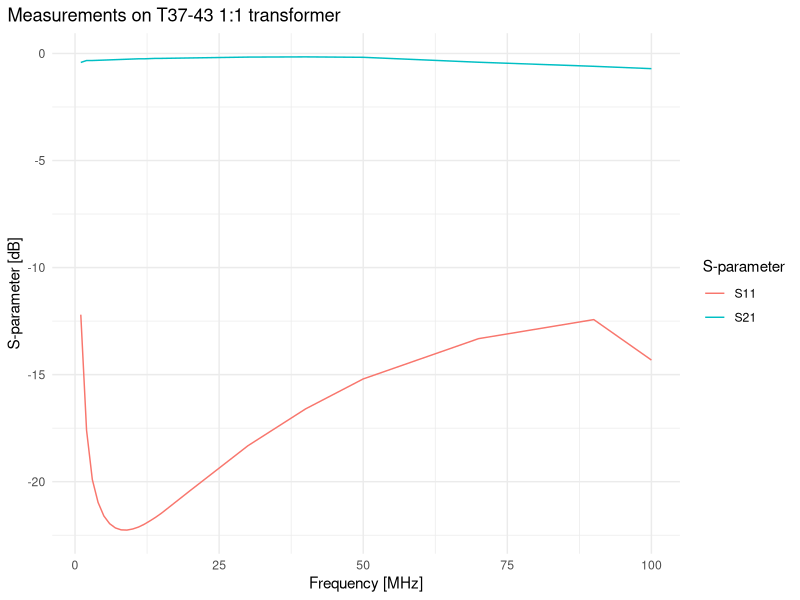

Reproduce this figure in R.
## ---- chunk 1
#| include: false
#| warning: false
#| message: false
library(tidyverse)
## ---- chunk 2
#| echo: false
#| message: false
#| warning: false
mdf <- tribble(~frequency, ~S11, ~S21,
               1, -12.2, -0.42,
               2, -17.6, -0.33,
               3, -19.9, -0.33,
               4, -20.97, -0.32,
               5, -21.6, -0.31,
               6, -21.96, -0.3,
               7, -22.16, -0.29,
               8, -22.25, -0.28,
               9, -22.26, -0.27,
               10, -22.21, -0.26,
               11, -22.12, -0.25,
               12, -21.99, -0.25,
               13, -21.83, -0.24,
               14, -21.66, -0.23,
               15, -21.47, -0.23,
               20, -20.41, -0.21,
               30, -18.32, -0.17,
               40, -16.6, -0.16, 
               50, -15.20, -0.18,
               70, -13.32, -0.41,
               90, -12.43, -0.60,
               100, -14.32, -0.71)

mdf %>% pivot_longer(c(S11,S21), names_to = "S-parameter", values_to = "sparam") %>%
  ggplot(aes(x=frequency, y=sparam, color=`S-parameter`)) +
  geom_line() +
  theme_minimal() +
  labs(x = "Frequency [MHz]",
       y = "S-parameter [dB]",
       title = "Measurements on T37-43 1:1 transformer") +
  theme(plot.title.position = "plot")
